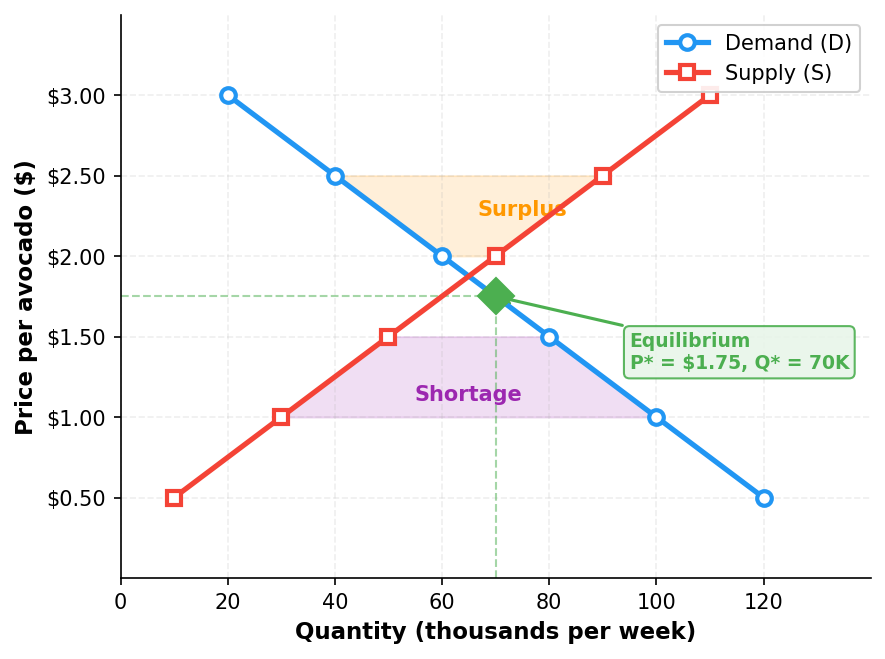

Write Python code to recreate this figure.
"""Figure 3: Supply and demand equilibrium for avocados with surplus/shortage zones."""
import matplotlib.pyplot as plt
import numpy as np
from matplotlib.patches import FancyArrowPatch

# Data
prices = np.array([0.50, 1.00, 1.50, 2.00, 2.50, 3.00])
qd = np.array([120, 100, 80, 60, 40, 20])
qs = np.array([10, 30, 50, 70, 90, 110])

# Interpolate for smooth curves
p_fine = np.linspace(0.3, 3.2, 100)
qd_fine = np.interp(p_fine, prices, qd[::-1])[::-1]  # demand is decreasing
qs_fine = np.interp(p_fine, prices, qs)

# Equilibrium approximately at P=1.75, Q=70
eq_p = 1.75
eq_q = 70

fig, ax = plt.subplots(figsize=(6, 4.5))

# Plot curves
ax.plot(qd, prices, 'o-', color='#2196F3', linewidth=2.5, markersize=7,
        markerfacecolor='white', markeredgewidth=2, markeredgecolor='#2196F3',
        label='Demand (D)', zorder=5)
ax.plot(qs, prices, 's-', color='#F44336', linewidth=2.5, markersize=7,
        markerfacecolor='white', markeredgewidth=2, markeredgecolor='#F44336',
        label='Supply (S)', zorder=5)

# Equilibrium point
ax.plot(eq_q, eq_p, 'D', color='#4CAF50', markersize=12, zorder=6)
ax.annotate(f'Equilibrium\nP* = ${eq_p:.2f}, Q* = {eq_q}K',
            xy=(eq_q, eq_p), xytext=(95, 1.30),
            fontsize=9, fontweight='bold', color='#4CAF50',
            arrowprops=dict(arrowstyle='->', color='#4CAF50', lw=1.5),
            bbox=dict(boxstyle='round,pad=0.3', facecolor='#E8F5E9', edgecolor='#4CAF50', alpha=0.9))

# Dashed lines to axes
ax.plot([eq_q, eq_q], [0, eq_p], '--', color='#4CAF50', alpha=0.5, linewidth=1)
ax.plot([0, eq_q], [eq_p, eq_p], '--', color='#4CAF50', alpha=0.5, linewidth=1)

# Surplus zone (above equilibrium)
ax.fill_betweenx([2.00, 2.50], [60, 40], [70, 90], alpha=0.15, color='#FF9800')
ax.annotate('Surplus', xy=(75, 2.25), fontsize=10, fontweight='bold',
            color='#FF9800', ha='center')

# Shortage zone (below equilibrium)
ax.fill_betweenx([1.00, 1.50], [30, 50], [100, 80], alpha=0.15, color='#9C27B0')
ax.annotate('Shortage', xy=(65, 1.10), fontsize=10, fontweight='bold',
            color='#9C27B0', ha='center')

# Labels
ax.set_xlabel('Quantity (thousands per week)', fontsize=11, fontweight='bold')
ax.set_ylabel('Price per avocado ($)', fontsize=11, fontweight='bold')
ax.set_xlim(0, 140)
ax.set_ylim(0, 3.50)
ax.set_xticks([0, 20, 40, 60, 80, 100, 120])
ax.set_yticks([0.50, 1.00, 1.50, 2.00, 2.50, 3.00])
ax.yaxis.set_major_formatter(plt.FuncFormatter(lambda x, _: f'${x:.2f}'))

# Style
ax.spines['top'].set_visible(False)
ax.spines['right'].set_visible(False)
ax.grid(True, alpha=0.2, linestyle='--')
ax.legend(loc='upper right', fontsize=10, framealpha=0.9)

plt.tight_layout()
plt.savefig('figures/fig_003_equilibrium.png', dpi=150, bbox_inches='tight',
            facecolor='white', edgecolor='none')
plt.close()
print("OK: fig_003_equilibrium.png")
